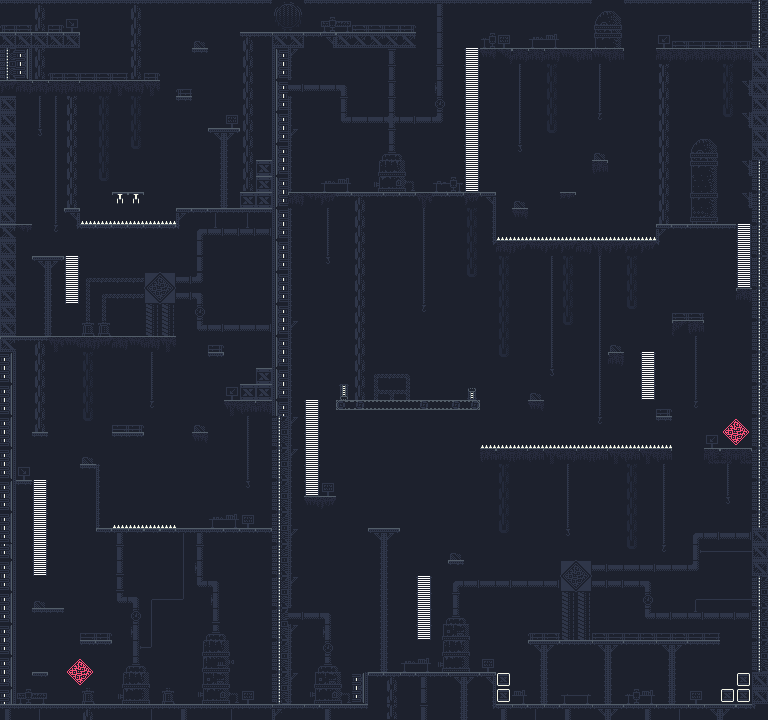

A level layout from a 2D game, rendered from its tile map. Below: a short description, then the map file with its tile-grid data intact:
An orthogonal 48x45 tile map with 16x16 px tiles, 1 tile layer (Tile Layer 1).

<map version="1.0" tiledversion="1.1.5" orientation="orthogonal" renderorder="right-down" width="48" height="45" tilewidth="16" tileheight="16" infinite="0" backgroundcolor="#1d212d" nextobjectid="1">
 <tileset firstgid="1" source="../tilesets/level01_tileset.tsx" />
 <layer name="Tile Layer 1" width="48" height="45">
  <data encoding="csv">
44,44,67,44,44,44,44,44,67,44,44,44,44,44,44,44,44,52,53,44,44,44,44,44,44,44,44,68,44,44,44,44,44,44,44,44,44,114,115,44,44,44,44,44,44,44,44,141,
3,4,90,6,128,0,0,0,11,0,0,0,0,0,0,0,0,49,50,0,149,150,4,4,5,6,0,230,0,0,0,0,0,0,0,0,0,131,132,0,0,0,0,0,0,0,0,161,
18,18,18,18,18,0,0,0,90,0,0,0,7,0,0,45,21,15,18,21,73,15,16,17,16,17,0,230,0,0,187,164,0,172,173,0,0,174,175,0,0,109,4,5,5,4,6,141,
141,142,11,0,0,0,0,0,11,0,0,0,21,0,0,11,0,137,61,0,0,0,0,0,184,0,0,230,0,1,35,33,30,30,30,35,31,35,31,0,0,37,37,37,37,37,37,47,
161,162,90,3,4,5,4,5,90,6,0,0,0,0,0,11,0,157,20,0,0,0,0,0,184,0,0,184,0,2,0,0,74,0,25,0,0,74,0,0,0,11,0,0,0,25,0,47,
36,37,30,30,31,37,37,38,37,38,0,3,0,0,0,11,0,137,199,165,165,166,0,0,184,0,0,231,0,2,0,0,74,0,25,0,0,74,0,0,0,11,0,0,0,25,62,47,
47,0,74,74,11,0,25,0,25,0,0,21,0,0,0,11,0,157,20,0,0,184,0,0,184,0,0,211,0,2,0,0,74,0,25,0,0,74,0,0,0,11,0,0,0,25,0,47,
47,0,74,74,11,0,25,0,25,0,0,0,0,0,164,11,0,137,20,0,0,197,165,165,167,199,165,183,0,2,0,0,74,0,25,0,0,97,0,0,0,11,0,0,0,48,62,47,
47,0,118,74,11,0,25,0,25,0,0,0,0,93,94,11,0,157,61,0,0,0,0,0,184,0,0,0,0,2,0,0,74,0,48,0,0,0,0,0,0,11,0,114,115,0,0,47,
47,0,0,74,11,0,25,0,48,0,0,0,0,19,20,11,0,137,20,0,0,0,0,207,208,209,0,0,0,2,0,0,118,0,0,0,0,7,0,0,0,11,0,131,132,0,0,47,
47,0,0,74,11,0,25,0,0,0,0,0,0,19,20,11,8,157,20,0,0,0,0,213,214,215,0,0,0,2,0,0,0,0,0,0,0,31,0,0,0,11,0,174,175,0,62,141,
47,0,0,74,11,0,48,0,0,0,0,0,0,19,20,90,8,137,20,0,172,173,0,227,249,250,0,189,190,2,0,0,0,0,0,0,0,0,0,0,0,11,0,151,152,0,0,161,
47,0,0,74,11,0,0,216,216,0,0,0,0,19,20,8,8,157,30,34,36,86,45,86,86,86,38,86,86,36,73,0,7,0,0,29,0,0,0,0,0,11,0,174,175,0,62,141,
47,0,0,74,73,60,60,60,60,60,60,72,86,69,21,69,21,137,20,0,74,0,11,0,0,0,74,0,0,25,19,0,35,0,0,0,0,0,0,0,0,11,0,191,192,0,0,161,
17,34,0,97,85,86,86,86,86,86,86,84,181,185,199,185,199,157,20,0,74,0,11,0,0,0,74,0,0,25,19,60,60,60,60,60,60,60,60,60,60,72,86,21,21,21,1,141,
47,0,0,0,0,0,0,0,0,0,0,0,91,0,0,0,0,137,20,0,74,0,11,0,0,0,74,0,0,25,85,37,36,35,36,36,37,38,36,36,36,84,0,0,0,0,2,161,
47,0,93,94,1,0,0,0,0,0,0,0,91,0,0,0,0,157,20,0,118,0,11,0,0,0,74,0,0,25,0,25,0,0,74,25,0,74,0,25,0,0,0,0,0,0,2,141,
47,0,19,20,2,56,57,57,57,261,262,199,183,0,0,0,0,137,20,0,0,0,11,0,0,0,74,0,0,48,0,25,0,0,74,25,0,74,0,25,0,0,0,0,0,0,2,161,
47,0,19,20,2,79,56,57,57,271,272,199,166,0,0,0,0,157,20,0,0,0,11,0,0,0,74,0,0,0,0,25,0,0,74,25,0,74,0,25,0,0,0,0,0,0,30,141,
47,0,19,20,0,79,79,0,0,10,10,0,211,0,0,0,0,137,20,0,0,0,11,0,0,0,97,0,0,0,0,25,0,0,74,25,0,74,0,48,0,0,4,4,0,0,0,161,
47,0,19,20,0,104,104,0,0,10,10,0,197,199,165,165,199,157,61,0,0,0,11,0,0,0,0,0,0,0,0,25,0,0,74,48,0,74,0,0,0,0,32,31,0,0,0,141,
15,21,45,38,35,37,36,37,35,37,38,0,0,6,0,0,0,137,20,0,0,0,11,0,0,0,0,0,0,0,0,25,0,0,74,0,0,74,7,0,0,0,0,74,0,0,0,161,
142,0,11,0,0,25,0,0,0,74,0,0,0,86,0,0,0,157,20,0,0,0,11,0,0,0,0,0,0,0,0,48,0,0,74,0,0,74,30,0,1,0,0,74,0,0,0,141,
162,0,11,0,0,25,0,0,0,74,0,0,0,0,0,0,8,137,20,0,0,0,11,56,57,59,0,0,0,0,0,0,0,0,118,0,0,74,0,0,2,0,0,74,0,0,0,161,
142,0,11,0,0,25,0,0,0,74,0,0,0,0,109,8,8,157,20,0,0,133,11,80,81,82,0,0,0,154,0,0,0,7,0,0,0,74,0,0,2,0,0,74,0,0,0,141,
162,0,11,0,0,25,0,0,0,97,0,0,0,0,38,31,37,137,20,1,0,203,178,177,177,177,178,177,178,179,0,0,0,35,0,0,0,74,0,0,0,6,0,97,0,0,0,161,
142,0,11,0,0,48,0,5,6,0,0,0,7,0,0,74,0,141,61,2,0,0,0,0,0,0,0,0,0,0,0,0,0,0,0,0,0,97,0,0,0,21,0,0,0,224,225,141,
162,0,21,0,0,0,0,21,86,0,0,0,35,0,0,74,0,161,20,2,0,0,0,0,0,0,0,0,0,0,60,60,60,60,60,60,60,60,60,60,60,60,0,0,109,245,246,161,
142,0,0,0,0,7,0,0,0,0,0,0,0,0,0,74,0,141,61,2,0,0,0,0,0,0,0,0,0,0,31,30,31,31,38,37,30,31,38,31,38,31,0,0,55,54,55,141,
162,128,0,0,0,21,20,0,0,0,0,0,0,0,0,74,0,161,20,2,0,0,0,0,0,0,0,0,0,0,0,25,0,0,0,74,0,0,0,25,0,74,0,0,0,74,0,161,
142,21,1,0,0,0,20,0,0,0,0,0,0,0,0,118,0,141,20,2,164,0,0,0,0,0,0,0,0,0,0,25,0,0,0,74,0,0,0,25,0,74,0,0,0,74,0,141,
162,0,2,0,0,0,20,0,0,0,0,0,0,0,0,0,0,161,20,35,36,0,0,0,0,0,0,0,0,0,0,25,0,0,0,74,0,0,0,25,0,74,0,0,0,118,0,161,
142,0,2,0,0,0,20,60,60,60,60,0,0,172,173,164,0,141,20,0,0,0,0,0,0,0,0,0,0,0,0,25,0,0,0,74,0,0,0,25,0,74,0,0,0,0,0,141,
162,0,2,0,0,0,63,46,63,63,63,69,46,86,86,86,86,161,61,0,0,0,0,93,94,0,0,0,0,0,0,48,0,0,0,118,0,0,0,25,0,74,0,181,199,165,199,47,
162,0,2,0,0,0,0,184,0,0,0,232,184,0,0,0,0,141,20,0,0,0,0,19,20,0,0,0,7,0,0,0,0,0,0,0,0,0,0,48,0,97,0,201,212,212,212,47,
142,0,2,0,0,0,0,251,0,0,0,232,231,0,0,0,0,161,20,0,0,0,0,19,20,0,0,0,83,0,0,0,0,0,0,261,262,199,165,165,199,165,165,183,0,0,0,47,
162,0,0,0,0,0,0,251,0,0,0,232,197,166,0,0,0,141,61,0,0,0,0,19,20,0,1,0,181,199,165,199,165,165,199,271,272,199,199,165,166,0,0,0,0,0,0,141,
142,0,7,0,0,0,0,197,166,168,212,202,0,231,0,0,0,161,20,0,0,0,0,19,20,0,2,0,184,0,0,0,0,0,0,10,10,0,0,0,211,0,0,168,212,212,212,161,
162,0,21,21,0,0,0,0,211,232,0,0,0,251,0,0,0,141,199,165,166,0,0,19,20,0,2,207,208,209,0,0,0,0,0,10,10,0,0,0,197,199,165,185,165,199,199,141,
142,0,0,0,0,5,6,0,231,232,0,0,207,208,209,0,0,161,61,0,231,0,0,19,20,0,2,234,235,236,0,0,0,3,4,10,10,4,5,5,4,5,4,5,5,0,0,161,
162,0,0,0,0,86,86,0,201,202,0,0,213,214,215,0,0,141,20,0,211,0,0,19,20,0,0,213,214,215,0,0,0,93,94,21,21,93,94,21,21,93,94,21,21,0,0,141,
142,0,0,0,224,225,0,207,208,209,0,0,254,255,256,0,0,161,20,207,208,209,0,19,20,172,173,227,228,229,164,0,0,19,20,0,0,19,20,0,0,19,20,0,0,0,0,161,
162,0,63,0,245,246,0,213,214,215,0,0,234,235,236,0,0,141,61,234,235,236,142,63,45,63,46,21,93,94,96,180,0,19,20,0,0,19,20,0,0,19,20,0,0,0,180,47,
142,149,150,0,0,104,0,227,228,229,104,0,248,249,250,164,0,161,20,248,249,250,162,0,90,0,91,0,19,20,19,180,173,19,20,170,171,19,20,187,173,19,20,164,0,180,180,47,
46,21,69,21,21,45,21,21,21,69,21,46,21,21,69,21,21,95,21,63,46,21,21,0,90,0,184,0,19,20,85,46,63,69,63,46,21,93,94,21,46,83,69,83,93,94,83,84
</data>
 </layer>
</map>
